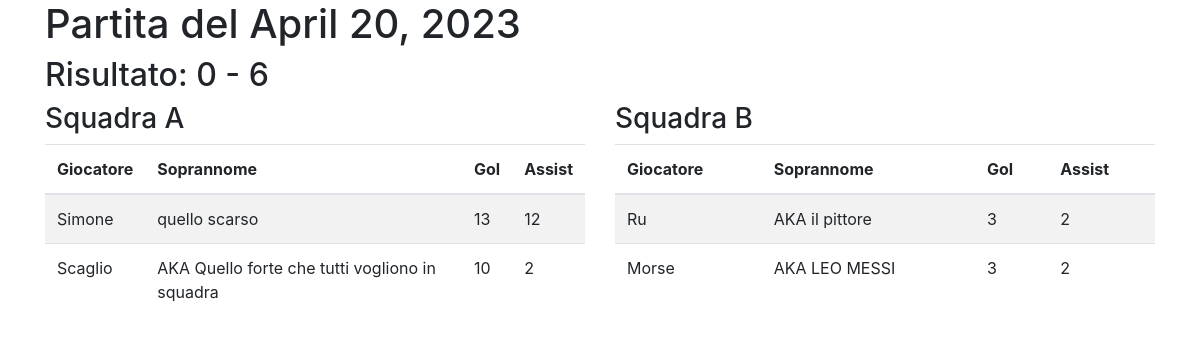
Page /4/ on the committed database.
### calcetto/models.py (models this page shows, shortened)
class Partita(models.Model):
    data = models.DateField()
    punteggio_squadra_a = models.IntegerField(default=0)
    punteggio_squadra_b = models.IntegerField(default=0)
    squadra_a = models.ManyToManyField('Giocatore', related_name='partite_squadra_a', blank=True)
    squadra_b = models.ManyToManyField('Giocatore', related_name='partite_squadra_b', blank=True)
    partecipazioni = models.ManyToManyField('Giocatore', through='Partecipazione', blank=True)

class Giocatore(models.Model):
    nome = models.CharField(max_length=50)
    soprannome = models.CharField(max_length=50)
    punti_totalizzati = models.IntegerField(default=0)
    partite_giocate = models.IntegerField(default=0)
    gol = models.IntegerField(default=0)
    assist = models.IntegerField(default=0)
    fanta_media = models.FloatField(default=6.0)
    immagine = models.ImageField(null= True, blank= True, upload_to = "images/")
    posizione = models.CharField(max_length=100, blank=True, null=True)
    immagine2=models.ImageField(null= True, blank= True, upload_to = "images/")

### calcetto/views.py (the view)
# urls.py: path('<int:partita_id>/', views.dettaglio_partita, name='dettaglio_partita'),
def dettaglio_partita(request, partita_id):
    partita = get_object_or_404(Partita, pk=partita_id)
    squadra_a = partita.squadra_a.all()
    squadra_b = partita.squadra_b.all()
    partecipazioni = partita.partecipazioni.all()
    context = {
        'partita': partita,
        'squadra_a': squadra_a,
        'squadra_b': squadra_b,
        'partecipazioni': partecipazioni,
    }
    return render(request, 'dettaglio.html', context)

### calcetto/templates/dettaglio.html (shortened to what this page needs)
<!DOCTYPE html>
<html lang="it">
<head>
    <link rel="stylesheet" href="https://stackpath.bootstrapcdn.com/bootstrap/4.1.1/css/bootstrap.min.css">
</head>
<body>
    <div class="container">
        <h1>Partita del {{ partita.data }}</h1>
        <h2>Risultato: {{ partita.punteggio_squadra_a }} - {{ partita.punteggio_squadra_b }}</h2>
        <div class="row">
            <div class="col-sm-6">
                <h3>Squadra A</h3>
                <table class="table table-striped">
                    <thead>
                        <tr>
                            <th>Giocatore</th>
                            <th>Soprannome</th>
                            <th>Gol</th>
                            <th>Assist</th>
                        </tr>
                    </thead>
                    <tbody>
                        {% for giocatore in squadra_a %}
                            {% for partecipazione in partecipazioni %}
                                {% if giocatore.nome == partecipazione.nome %}
                                    <tr>
                                        <td>{{ giocatore.nome }}</td>
                                        <td>{{ giocatore.soprannome }}</td>
                                        <td>{{ partecipazione.gol }}</td>
                                        <td>{{ partecipazione.assist }}</td>
                                    </tr>
                                {% endif %}
                            {% endfor %}
                        {% endfor %}
                    </tbody>
                </table>
            </div>
            <div class="col-sm-6">
                <h3>Squadra B</h3>
                <table class="table table-striped">
                    <thead>
                        <tr>
                            <th>Giocatore</th>
                            <th>Soprannome</th>
                            <th>Gol</th>
                            <th>Assist</th>
                        </tr>
                    </thead>
                    <tbody>
                        {% for giocatore in squadra_b %}
                            {% for partecipazione in partecipazioni %}
                                {% if giocatore.nome == partecipazione.nome %}
                                    <tr>
                                        <td>{{ giocatore.nome }}</td>
                                        <td>{{ giocatore.soprannome }}</td>
                                        <td>{{ partecipazione.gol }}</td>
                                        <td>{{ partecipazione.assist }}</td>
                                    </tr>
                                {% endif %}
                            {% endfor %}
                        {% endfor %}
                    </tbody>
                </table>
            </div>
        </div>
    </div>
</body>
</html>

### rows in the picture
Partita: data "April 20, 2023", punteggio_squadra_a "0", punteggio_squadra_b "6"
Giocatore: nome "Simone", soprannome "quello scarso", gol "13", assist "12"
Giocatore: nome "Scaglio", soprannome "AKA Quello forte che tutti vogliono in squadra", gol "10", assist "2"
Giocatore: nome "Ru", soprannome "AKA il pittore", gol "3", assist "2"
Giocatore: nome "Morse", soprannome "AKA LEO MESSI", gol "3", assist "2"
